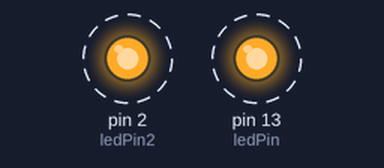
Recording of a sketch running on a simulated Arduino Uno, built with avr-gcc and run on an emulated ATmega328P. Parts: output pins drawn as LEDs (lit = HIGH). Dashed ring = blinking.

Above: at 0.2 s.
Timing chart, 0 to 3.0 s (numbered marks = the images above):
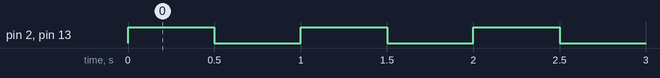

Measured:
- by itself, pin 2 (ledPin2), pin 13 (ledPin): alternates HIGH for 0.50 s and LOW for 0.50 s

The sketch:

LEDBlink.ino
```cpp
int ledPin = 13;
int ledPin2 = 2;

void setup() {
  pinMode(ledPin, OUTPUT);
  pinMode(ledPin2, OUTPUT);

}

void loop() {
  digitalWrite(ledPin, HIGH);
  digitalWrite(ledPin2, HIGH);
  delay(500);
  digitalWrite(ledPin, LOW);
  digitalWrite(ledPin2, LOW);
  delay(500);

}
```
